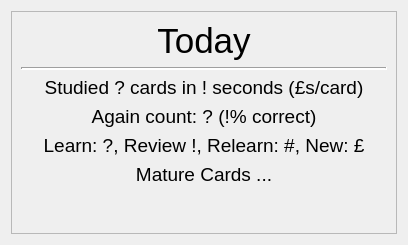
<?xml version="1.0" encoding="UTF-8"?>
<ui version="4.0">
 <class>Form</class>
 <widget class="QWidget" name="Form">
  <property name="geometry">
   <rect>
    <x>0</x>
    <y>0</y>
    <width>408</width>
    <height>244</height>
   </rect>
  </property>
  <property name="windowTitle">
   <string>Form</string>
  </property>
  <layout class="QHBoxLayout" name="horizontalLayout">
   <item>
    <widget class="QFrame" name="frame">
     <property name="frameShape">
      <enum>QFrame::StyledPanel</enum>
     </property>
     <property name="frameShadow">
      <enum>QFrame::Raised</enum>
     </property>
     <layout class="QVBoxLayout" name="verticalLayout">
      <item>
       <widget class="QLabel" name="todaylabel">
        <property name="font">
         <font>
          <pointsize>26</pointsize>
         </font>
        </property>
        <property name="text">
         <string>Today</string>
        </property>
        <property name="alignment">
         <set>Qt::AlignCenter</set>
        </property>
       </widget>
      </item>
      <item>
       <widget class="Line" name="line">
        <property name="styleSheet">
         <string notr="true"/>
        </property>
        <property name="lineWidth">
         <number>2</number>
        </property>
        <property name="orientation">
         <enum>Qt::Horizontal</enum>
        </property>
       </widget>
      </item>
      <item>
       <widget class="QLabel" name="overallcardsstudied">
        <property name="font">
         <font>
          <pointsize>14</pointsize>
         </font>
        </property>
        <property name="text">
         <string>Studied ? cards in ! seconds (£s/card)</string>
        </property>
        <property name="alignment">
         <set>Qt::AlignCenter</set>
        </property>
       </widget>
      </item>
      <item>
       <widget class="QLabel" name="againcountlabel">
        <property name="font">
         <font>
          <pointsize>14</pointsize>
         </font>
        </property>
        <property name="text">
         <string>Again count: ? (!% correct)</string>
        </property>
        <property name="alignment">
         <set>Qt::AlignCenter</set>
        </property>
       </widget>
      </item>
      <item>
       <widget class="QLabel" name="breakdownlabel">
        <property name="font">
         <font>
          <pointsize>14</pointsize>
         </font>
        </property>
        <property name="text">
         <string>Learn: ?, Review !, Relearn: #, New: £</string>
        </property>
        <property name="alignment">
         <set>Qt::AlignCenter</set>
        </property>
       </widget>
      </item>
      <item>
       <widget class="QLabel" name="maturecardslabel">
        <property name="font">
         <font>
          <pointsize>14</pointsize>
         </font>
        </property>
        <property name="text">
         <string>Mature Cards ...</string>
        </property>
        <property name="alignment">
         <set>Qt::AlignCenter</set>
        </property>
       </widget>
      </item>
      <item>
       <spacer name="verticalSpacer">
        <property name="orientation">
         <enum>Qt::Vertical</enum>
        </property>
        <property name="sizeType">
         <enum>QSizePolicy::MinimumExpanding</enum>
        </property>
        <property name="sizeHint" stdset="0">
         <size>
          <width>20</width>
          <height>38</height>
         </size>
        </property>
       </spacer>
      </item>
     </layout>
    </widget>
   </item>
  </layout>
 </widget>
 <resources/>
 <connections/>
</ui>
